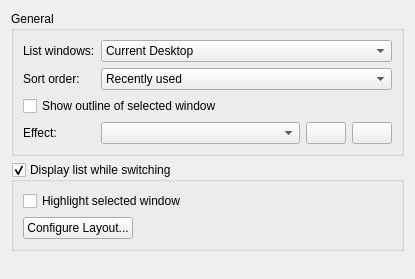
<?xml version="1.0" encoding="UTF-8"?>
<ui version="4.0">
 <class>KWinTabBoxConfigForm</class>
 <widget class="QWidget" name="KWinTabBoxConfigForm">
  <property name="geometry">
   <rect>
    <x>0</x>
    <y>0</y>
    <width>415</width>
    <height>279</height>
   </rect>
  </property>
  <layout class="QVBoxLayout" name="verticalLayout">
   <item>
    <widget class="QGroupBox" name="groupBox">
     <property name="title">
      <string>General</string>
     </property>
     <layout class="QFormLayout" name="formLayout_2">
      <property name="fieldGrowthPolicy">
       <enum>QFormLayout::ExpandingFieldsGrow</enum>
      </property>
      <item row="0" column="0">
       <widget class="QLabel" name="label_2">
        <property name="text">
         <string>List windows:</string>
        </property>
        <property name="buddy">
         <cstring>listModeCombo</cstring>
        </property>
       </widget>
      </item>
      <item row="0" column="1">
       <widget class="KComboBox" name="listModeCombo">
        <property name="sizePolicy">
         <sizepolicy hsizetype="MinimumExpanding" vsizetype="Fixed">
          <horstretch>0</horstretch>
          <verstretch>0</verstretch>
         </sizepolicy>
        </property>
        <item>
         <property name="text">
          <string>Current Desktop</string>
         </property>
        </item>
        <item>
         <property name="text">
          <string>All Desktops</string>
         </property>
        </item>
        <item>
         <property name="text">
          <string>Current Desktop Grouped by Applications</string>
         </property>
        </item>
        <item>
         <property name="text">
          <string>All Desktops Grouped by Applications</string>
         </property>
        </item>
       </widget>
      </item>
      <item row="1" column="0">
       <widget class="QLabel" name="label_8">
        <property name="text">
         <string>Sort order:</string>
        </property>
        <property name="buddy">
         <cstring>switchingModeCombo</cstring>
        </property>
       </widget>
      </item>
      <item row="1" column="1">
       <widget class="KComboBox" name="switchingModeCombo">
        <property name="sizePolicy">
         <sizepolicy hsizetype="MinimumExpanding" vsizetype="Fixed">
          <horstretch>0</horstretch>
          <verstretch>0</verstretch>
         </sizepolicy>
        </property>
        <item>
         <property name="text">
          <string>Recently used</string>
         </property>
        </item>
        <item>
         <property name="text">
          <string>Stacking order</string>
         </property>
        </item>
       </widget>
      </item>
      <item row="2" column="0" colspan="2">
       <widget class="QCheckBox" name="showOutlineCheck">
        <property name="text">
         <string>Show outline of selected window</string>
        </property>
       </widget>
      </item>
      <item row="3" column="0">
       <widget class="QLabel" name="label_7">
        <property name="text">
         <string>Effect:</string>
        </property>
        <property name="buddy">
         <cstring>effectCombo</cstring>
        </property>
       </widget>
      </item>
      <item row="3" column="1">
       <layout class="QHBoxLayout" name="horizontalLayout_2">
        <item>
         <widget class="KComboBox" name="effectCombo">
          <property name="sizePolicy">
           <sizepolicy hsizetype="MinimumExpanding" vsizetype="Fixed">
            <horstretch>0</horstretch>
            <verstretch>0</verstretch>
           </sizepolicy>
          </property>
          <property name="toolTip">
           <string>The effect to replace the list window when desktop effects are active.</string>
          </property>
         </widget>
        </item>
        <item>
         <widget class="KPushButton" name="effectConfigButton">
          <property name="sizePolicy">
           <sizepolicy hsizetype="Minimum" vsizetype="Fixed">
            <horstretch>0</horstretch>
            <verstretch>0</verstretch>
           </sizepolicy>
          </property>
         </widget>
        </item>
        <item>
         <widget class="KPushButton" name="effectInfoButton"/>
        </item>
       </layout>
      </item>
     </layout>
    </widget>
   </item>
   <item>
    <widget class="QGroupBox" name="showTabBox">
     <property name="title">
      <string>Display list while switching</string>
     </property>
     <property name="checkable">
      <bool>true</bool>
     </property>
     <layout class="QGridLayout" name="gridLayout">
      <item row="0" column="0" colspan="2">
       <widget class="QCheckBox" name="highlightWindowCheck">
        <property name="toolTip">
         <string>The currently selected window will be highlighted by fading out all other windows. This option requires desktop effects to be active.</string>
        </property>
        <property name="text">
         <string>Highlight selected window</string>
        </property>
       </widget>
      </item>
      <item row="1" column="0">
       <widget class="KPushButton" name="layoutConfigButton">
        <property name="text">
         <string>Configure Layout...</string>
        </property>
       </widget>
      </item>
      <item row="1" column="1">
       <spacer name="horizontalSpacer">
        <property name="orientation">
         <enum>Qt::Horizontal</enum>
        </property>
        <property name="sizeHint" stdset="0">
         <size>
          <width>40</width>
          <height>20</height>
         </size>
        </property>
       </spacer>
      </item>
     </layout>
    </widget>
   </item>
   <item>
    <spacer name="verticalSpacer">
     <property name="orientation">
      <enum>Qt::Vertical</enum>
     </property>
     <property name="sizeHint" stdset="0">
      <size>
       <width>20</width>
       <height>5</height>
      </size>
     </property>
    </spacer>
   </item>
  </layout>
 </widget>
 <customwidgets>
  <customwidget>
   <class>KPushButton</class>
   <extends>QPushButton</extends>
   <header>kpushbutton.h</header>
  </customwidget>
  <customwidget>
   <class>KComboBox</class>
   <extends>QComboBox</extends>
   <header>kcombobox.h</header>
  </customwidget>
 </customwidgets>
 <tabstops>
  <tabstop>listModeCombo</tabstop>
  <tabstop>switchingModeCombo</tabstop>
  <tabstop>showOutlineCheck</tabstop>
  <tabstop>effectCombo</tabstop>
  <tabstop>effectConfigButton</tabstop>
  <tabstop>effectInfoButton</tabstop>
  <tabstop>showTabBox</tabstop>
  <tabstop>highlightWindowCheck</tabstop>
 </tabstops>
 <resources/>
 <connections/>
</ui>
